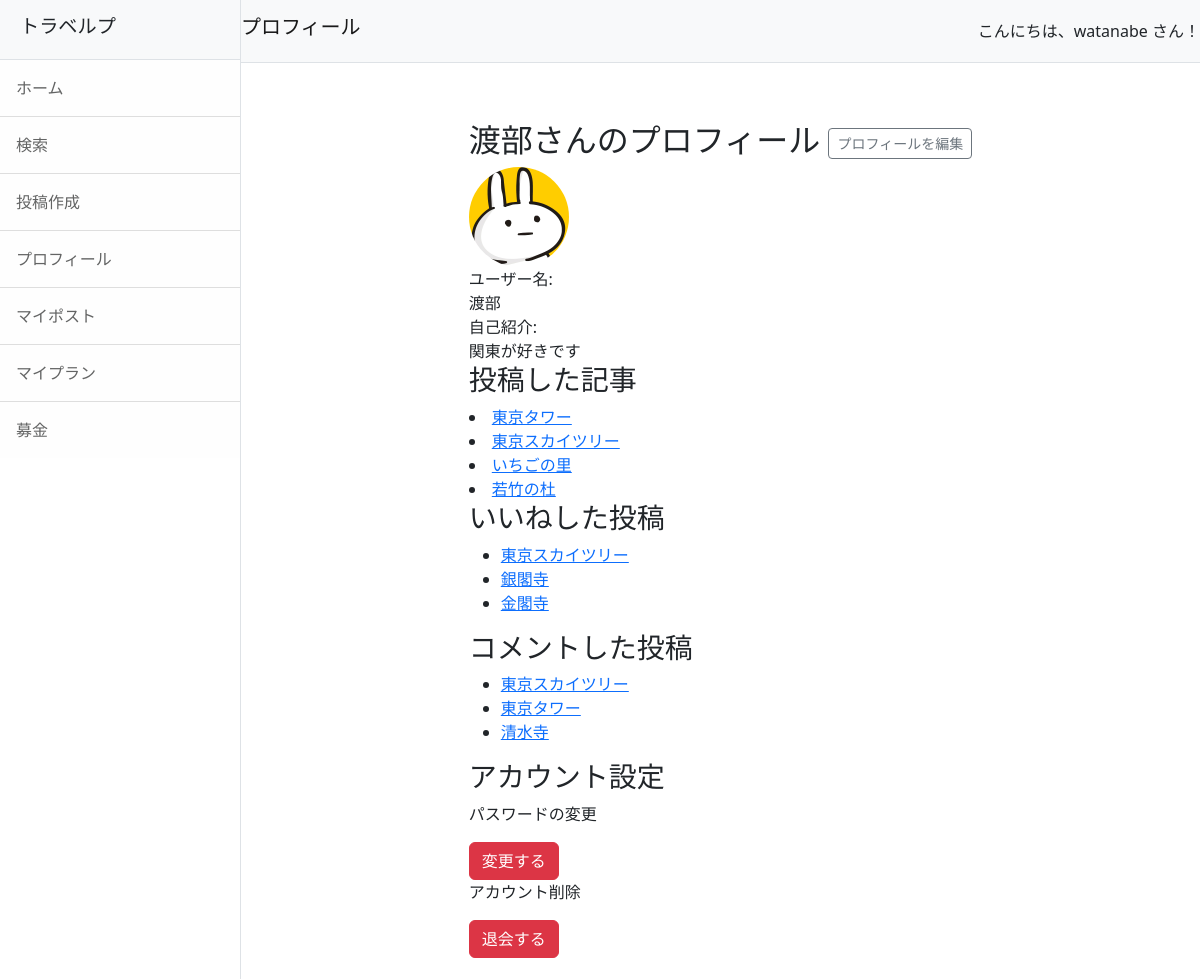
/myprofile (signed in), run on the app's committed database.
### accounts/models.py (models this page shows, shortened)
class CustomUser(AbstractUser):
    pass
    nickname = models.CharField(max_length=150, blank=True, null=True)
    profile_image = models.ImageField(upload_to='profile_images/', null=True, blank=True)
    profile_description = models.TextField(null=True, blank=True)

### travelp/models.py (models this page shows, shortened)
class Post(models.Model):
    user = models.ForeignKey(CustomUser, on_delete=models.SET_NULL, null=True, blank=True)
    title = models.CharField(max_length=200)
    comment = models.TextField()
    created_at = models.DateTimeField(auto_now_add=True)
    caption = models.TextField(verbose_name='場所', blank=True)
    fundraising = models.BooleanField(default=False)
    latitude = models.DecimalField(max_digits=15, decimal_places=11, null=True, blank=True)  # 緯度
    longitude = models.DecimalField(max_digits=15, decimal_places=11, null=True, blank=True)  # 経度

### travelp/views.py (the view)
# urls.py: path('myprofile', views.MyProfileView.as_view(), name='myprofile'),
class MyProfileView(TemplateView):
    template_name = 'myprofile.html'
    def get_context_data(self, **kwargs):
        context = super().get_context_data(**kwargs)
        user = self.request.user  # ログインしているユーザー情報を取得
        context['user'] = user
        context['user_posts'] = Post.objects.filter(user=user)  # ユーザーが投稿した投稿
        context['liked_posts'] = Post.objects.filter(likes__user=user)  # ユーザーがイイネした投稿
        context['commented_posts'] = Post.objects.filter(comments__user=user)  # ユーザーがコメントした投稿
        return context

### travelp/templates/myprofile.html (shortened to what this page needs)
{% extends 'base.html' %}
{% block header %}プロフィール{% endblock %}
{% block content %}
<section class="container my-5">
    <div class="profile-container">
        <div class="profile-header">
            <h2>
                {% if user.nickname %}
                    {{ user.nickname }}さんのプロフィール
                {% else %}
                    {{ user.username }}さんのプロフィール
                {% endif %}
                {% if request.user == user %}
                <a href="{% url 'travelp:edit_profile' user.pk %}" class="btn btn-sm btn-outline-secondary">プロフィールを編集</a>
                {% endif %}
            </h2>
        </div>
        <div class="profile-info">
            <div class="icon">
                {% if user.profile_image %}
                    <img src="{{ user.profile_image.url }}" alt="プロフィール画像">
                {% else %}
                    <img src="business60.jpg" alt="デフォルト画像">
                {% endif %}
            </div>
            <div class="details">
                <div>
                    <div class="label">ユーザー名:</div>
                    <div class="content">
                        {% if user.nickname %}
                            {{ user.nickname }}
                        {% else %}
                            {{ user.username }}
                        {% endif %}
                    </div>
                </div>
                <div>
                    <div class="label">自己紹介:</div>
                    <div class="content">{{ user.profile_description|default:"ここに自己紹介文がありません。自分について教えてください！" }}</div>
                </div>
            </div>
        </div>
        <h3>投稿した記事</h3>
        {% for post in user_posts %}
          <div class="post">
            <li><a href="{% url 'travelp:post_detail' pk=post.pk %}">{{ post.title }}</a></li>
          </div>
        {% empty %}
          <p>投稿はまだありません。</p>
        {% endfor %}
        {% if request.user == user %}
        <div class="liked-posts">
            <h3>いいねした投稿</h3>
            {% if liked_posts %}
                <ul>
                    {% for post in liked_posts %}
                        <li><a href="{% url 'travelp:post_detail' pk=post.pk %}">{{ post.title }}</a></li>
                    {% endfor %}
                </ul>
            {% else %}
                <p>まだいいねした投稿はありません。</p>
            {% endif %}
        </div>
        <div class="commented-posts">
            <h3>コメントした投稿</h3>
            {% if commented_posts %}
                <ul>
                    {% for post in commented_posts %}
                        <li><a href="{% url 'travelp:post_detail' pk=post.pk %}">{{ post.title }}</a></li>
                    {% endfor %}
                </ul>
            {% else %}
                <p>まだコメントした投稿はありません。</p>
            {% endif %}
        </div>
        <div class="mb-3">
            <h3>アカウント設定</h3>
            <div class="password-change">
                <p>パスワードの変更</p>
                <a href="{% url 'accounts:password_change' %}" class="btn btn-danger">変更する</a>
            </div>
            <p>アカウント削除</p>
            <a href="{% url 'accounts:delete_account' %}" class="btn btn-danger">退会する</a>
        </div>
        {% endif %}
    </div>
</section>
{% endblock %}

### travelp/templates/base.html (shortened to what this page needs)
{% load static %}
<!DOCTYPE html>
<html lang="ja">
    <head>
        <link href="{% static 'css/styles.css' %}" rel="stylesheet" />
        <link rel="stylesheet" href="https://unpkg.com/leaflet@1.7.1/dist/leaflet.css" />
    </head>
    <body class="{% if request.user.is_staff %} dark-mode {% endif %}">
        <div class="d-flex" id="wrapper">
            <div class="border-end bg-white" id="sidebar-wrapper">
                <div class="sidebar-heading border-bottom bg-light">
                    <h1 class="navbar-brand">トラベルプ</h1>
                </div>
                <div class="list-group list-group-flush">
                    <a class="list-group-item list-group-item-action list-group-item-light p-3" href="{% url 'travelp:index' %}">ホーム</a>
                    <a class="list-group-item list-group-item-action list-group-item-light p-3" href="{% url 'travelp:search' %}">検索</a>
                    <a class="list-group-item list-group-item-action list-group-item-light p-3" href="{% url 'travelp:post' %}">投稿作成</a>
                    {% if request.user.is_authenticated %}
                        <a class="list-group-item list-group-item-action list-group-item-light p-3" href="{% url 'travelp:myprofile' %}">プロフィール</a>
                        <a class="list-group-item list-group-item-action list-group-item-light p-3" href="{% url 'travelp:mypost' %}">マイポスト</a>
                        <a class="list-group-item list-group-item-action list-group-item-light p-3" href="{% url 'travelp:myplan' %}">マイプラン</a>
                        <a class="list-group-item list-group-item-action list-group-item-light p-3" href="{% url 'travelp:fundraising_list' %}">募金</a>
                    {% endif %}
                </div>
            </div>
            <div id="page-content-wrapper">
                <nav class="navbar navbar-expand-lg navbar-light bg-light border-bottom d-flex justify-content-between">
                    <h1 class="navbar-brand">{% block header %}ホーム{% endblock %}</h1>
                    {% if request.user.is_authenticated %}
                        <div class="text-end">
                            こんにちは、{{ request.user.username }} さん！
                        </div>
                    {% endif %}
                </nav>
                <div class="container-fluid">
                    {% block content %}{% endblock %}
                    <div class="d-flex justify-content-center mt-5">
                    </div>
                </div>
            </div>
        </div>
    </body>
</html>

### data on the page
CustomUser: user.username "watanabe", nickname "渡部", profile_image (picture), profile_description "関東が好きです"
Post: title "東京タワー"
Post: title "東京スカイツリー"
Post: title "いちごの里"
Post: title "若竹の杜"
Post: title "銀閣寺"
Post: title "金閣寺"
Post: title "清水寺"
